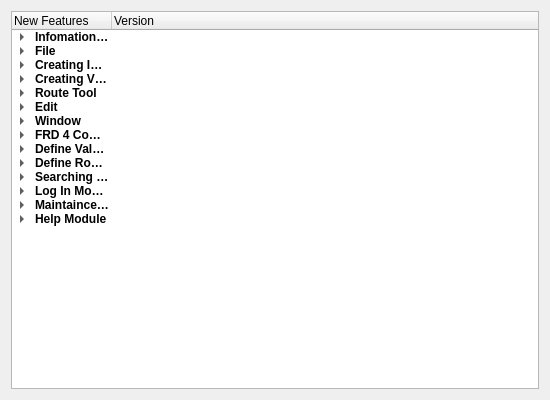
<?xml version="1.0" encoding="UTF-8"?>
<ui version="4.0">
 <class>New_Features</class>
 <widget class="QDialog" name="New_Features">
  <property name="geometry">
   <rect>
    <x>0</x>
    <y>0</y>
    <width>550</width>
    <height>400</height>
   </rect>
  </property>
  <property name="windowTitle">
   <string>New Features</string>
  </property>
  <layout class="QGridLayout" name="gridLayout">
   <item row="0" column="0">
    <widget class="QTreeWidget" name="treeWidget">
     <property name="locale">
      <locale language="English" country="UnitedKingdom"/>
     </property>
     <attribute name="headerHighlightSections">
      <bool>false</bool>
     </attribute>
     <column>
      <property name="text">
       <string>New Features</string>
      </property>
     </column>
     <column>
      <property name="text">
       <string>Version</string>
      </property>
     </column>
     <item>
      <property name="text">
       <string>Infomation Storage</string>
      </property>
      <property name="font">
       <font>
        <weight>75</weight>
        <bold>true</bold>
       </font>
      </property>
      <item>
       <property name="text">
        <string>.frd File</string>
       </property>
       <property name="font">
        <font>
         <underline>false</underline>
         <kerning>true</kerning>
        </font>
       </property>
       <property name="background">
        <brush brushstyle="NoBrush">
         <color alpha="255">
          <red>0</red>
          <green>0</green>
          <blue>0</blue>
         </color>
        </brush>
       </property>
       <property name="foreground">
        <brush brushstyle="NoBrush">
         <color alpha="255">
          <red>255</red>
          <green>0</green>
          <blue>0</blue>
         </color>
        </brush>
       </property>
       <property name="text">
        <string>5.0</string>
       </property>
       <property name="foreground">
        <brush brushstyle="NoBrush">
         <color alpha="255">
          <red>0</red>
          <green>0</green>
          <blue>0</blue>
         </color>
        </brush>
       </property>
      </item>
      <item>
       <property name="text">
        <string>Configuration Save</string>
       </property>
       <property name="foreground">
        <brush brushstyle="NoBrush">
         <color alpha="255">
          <red>255</red>
          <green>0</green>
          <blue>0</blue>
         </color>
        </brush>
       </property>
       <property name="text">
        <string>5.0</string>
       </property>
      </item>
     </item>
     <item>
      <property name="text">
       <string>File</string>
      </property>
      <property name="font">
       <font>
        <weight>75</weight>
        <bold>true</bold>
       </font>
      </property>
      <item>
       <property name="text">
        <string>Close</string>
       </property>
       <property name="foreground">
        <brush brushstyle="NoBrush">
         <color alpha="255">
          <red>255</red>
          <green>0</green>
          <blue>0</blue>
         </color>
        </brush>
       </property>
       <property name="text">
        <string>5.0</string>
       </property>
      </item>
      <item>
       <property name="text">
        <string>Safe Open</string>
       </property>
       <property name="foreground">
        <brush brushstyle="NoBrush">
         <color alpha="255">
          <red>255</red>
          <green>0</green>
          <blue>0</blue>
         </color>
        </brush>
       </property>
       <property name="text">
        <string>5.0</string>
       </property>
      </item>
     </item>
     <item>
      <property name="text">
       <string>Creating Images</string>
      </property>
      <property name="font">
       <font>
        <weight>75</weight>
        <bold>true</bold>
       </font>
      </property>
      <item>
       <property name="text">
        <string>Creating Images in Range</string>
       </property>
       <property name="foreground">
        <brush brushstyle="NoBrush">
         <color alpha="255">
          <red>255</red>
          <green>0</green>
          <blue>0</blue>
         </color>
        </brush>
       </property>
       <property name="text">
        <string>5.0</string>
       </property>
      </item>
     </item>
     <item>
      <property name="text">
       <string>Creating Videos</string>
      </property>
      <property name="font">
       <font>
        <weight>75</weight>
        <bold>true</bold>
       </font>
      </property>
      <item>
       <property name="text">
        <string>Directory Setting</string>
       </property>
       <property name="foreground">
        <brush brushstyle="NoBrush">
         <color alpha="255">
          <red>255</red>
          <green>0</green>
          <blue>0</blue>
         </color>
        </brush>
       </property>
       <property name="text">
        <string>5.0</string>
       </property>
      </item>
      <item>
       <property name="text">
        <string>Creation Result Check</string>
       </property>
       <property name="foreground">
        <brush brushstyle="NoBrush">
         <color alpha="255">
          <red>255</red>
          <green>0</green>
          <blue>0</blue>
         </color>
        </brush>
       </property>
       <property name="text">
        <string>5.0</string>
       </property>
      </item>
     </item>
     <item>
      <property name="text">
       <string>Route Tool</string>
      </property>
      <property name="font">
       <font>
        <weight>75</weight>
        <bold>true</bold>
       </font>
      </property>
      <item>
       <property name="text">
        <string>Drag Event</string>
       </property>
       <property name="text">
        <string>4.8</string>
       </property>
      </item>
      <item>
       <property name="text">
        <string>Mouse Event</string>
       </property>
       <property name="text">
        <string>4.8</string>
       </property>
      </item>
      <item>
       <property name="text">
        <string>Tool Bar</string>
       </property>
       <property name="font">
        <font>
         <weight>50</weight>
         <bold>false</bold>
        </font>
       </property>
       <property name="foreground">
        <brush brushstyle="NoBrush">
         <color alpha="255">
          <red>255</red>
          <green>0</green>
          <blue>0</blue>
         </color>
        </brush>
       </property>
       <property name="text">
        <string>5.0</string>
       </property>
      </item>
     </item>
     <item>
      <property name="text">
       <string>Edit</string>
      </property>
      <property name="font">
       <font>
        <weight>75</weight>
        <bold>true</bold>
       </font>
      </property>
      <item>
       <property name="text">
        <string>Redo and Undo</string>
       </property>
       <property name="foreground">
        <brush brushstyle="NoBrush">
         <color alpha="255">
          <red>255</red>
          <green>0</green>
          <blue>0</blue>
         </color>
        </brush>
       </property>
       <property name="text">
        <string>5.0</string>
       </property>
      </item>
      <item>
       <property name="text">
        <string>Improved Save Tip</string>
       </property>
       <property name="foreground">
        <brush brushstyle="NoBrush">
         <color alpha="255">
          <red>255</red>
          <green>0</green>
          <blue>0</blue>
         </color>
        </brush>
       </property>
       <property name="text">
        <string>5.0</string>
       </property>
      </item>
     </item>
     <item>
      <property name="text">
       <string>Window</string>
      </property>
      <property name="font">
       <font>
        <weight>75</weight>
        <bold>true</bold>
       </font>
      </property>
      <item>
       <property name="text">
        <string>Version Window</string>
       </property>
       <property name="foreground">
        <brush brushstyle="NoBrush">
         <color alpha="255">
          <red>255</red>
          <green>0</green>
          <blue>0</blue>
         </color>
        </brush>
       </property>
       <property name="text">
        <string>5.0</string>
       </property>
      </item>
      <item>
       <property name="text">
        <string>New Features Window</string>
       </property>
       <property name="foreground">
        <brush brushstyle="NoBrush">
         <color alpha="255">
          <red>255</red>
          <green>0</green>
          <blue>0</blue>
         </color>
        </brush>
       </property>
       <property name="text">
        <string>5.0</string>
       </property>
      </item>
      <item>
       <property name="text">
        <string>FRD 4 Help Window</string>
       </property>
       <property name="foreground">
        <brush brushstyle="NoBrush">
         <color alpha="255">
          <red>255</red>
          <green>0</green>
          <blue>0</blue>
         </color>
        </brush>
       </property>
       <property name="text">
        <string>5.0</string>
       </property>
      </item>
     </item>
     <item>
      <property name="text">
       <string>FRD 4 Compatibility</string>
      </property>
      <property name="font">
       <font>
        <weight>75</weight>
        <bold>true</bold>
       </font>
      </property>
      <property name="text">
       <string/>
      </property>
      <item>
       <property name="text">
        <string>Basic Function</string>
       </property>
       <property name="foreground">
        <brush brushstyle="NoBrush">
         <color alpha="255">
          <red>255</red>
          <green>0</green>
          <blue>0</blue>
         </color>
        </brush>
       </property>
       <property name="text">
        <string>5.0</string>
       </property>
      </item>
     </item>
     <item>
      <property name="text">
       <string>Define Value Module</string>
      </property>
      <property name="font">
       <font>
        <weight>75</weight>
        <bold>true</bold>
       </font>
      </property>
      <item>
       <property name="text">
        <string>Default Value</string>
       </property>
       <property name="foreground">
        <brush brushstyle="NoBrush">
         <color alpha="255">
          <red>255</red>
          <green>0</green>
          <blue>0</blue>
         </color>
        </brush>
       </property>
       <property name="text">
        <string>5.0</string>
       </property>
      </item>
      <item>
       <property name="text">
        <string>Clear Function</string>
       </property>
       <property name="foreground">
        <brush brushstyle="NoBrush">
         <color alpha="255">
          <red>255</red>
          <green>0</green>
          <blue>0</blue>
         </color>
        </brush>
       </property>
       <property name="text">
        <string>5.0</string>
       </property>
      </item>
     </item>
     <item>
      <property name="text">
       <string>Define Route Module</string>
      </property>
      <property name="font">
       <font>
        <weight>75</weight>
        <bold>true</bold>
       </font>
      </property>
      <item>
       <property name="text">
        <string>Sorting Enabled</string>
       </property>
       <property name="foreground">
        <brush brushstyle="NoBrush">
         <color alpha="255">
          <red>255</red>
          <green>0</green>
          <blue>0</blue>
         </color>
        </brush>
       </property>
       <property name="text">
        <string>5.0</string>
       </property>
      </item>
      <item>
       <property name="text">
        <string>Validity Check</string>
       </property>
       <property name="foreground">
        <brush brushstyle="NoBrush">
         <color alpha="255">
          <red>255</red>
          <green>0</green>
          <blue>0</blue>
         </color>
        </brush>
       </property>
       <property name="text">
        <string>5.0</string>
       </property>
      </item>
     </item>
     <item>
      <property name="text">
       <string>Searching Module</string>
      </property>
      <property name="font">
       <font>
        <weight>75</weight>
        <bold>true</bold>
       </font>
      </property>
      <item>
       <property name="text">
        <string>Search Function</string>
       </property>
       <property name="text">
        <string>4.8</string>
       </property>
      </item>
      <item>
       <property name="text">
        <string>Extended Search</string>
       </property>
       <property name="foreground">
        <brush brushstyle="NoBrush">
         <color alpha="255">
          <red>255</red>
          <green>0</green>
          <blue>0</blue>
         </color>
        </brush>
       </property>
       <property name="text">
        <string>5.0</string>
       </property>
      </item>
     </item>
     <item>
      <property name="text">
       <string>Log In Module</string>
      </property>
      <property name="font">
       <font>
        <weight>75</weight>
        <bold>true</bold>
       </font>
      </property>
      <item>
       <property name="text">
        <string>Main Window Login</string>
       </property>
       <property name="foreground">
        <brush brushstyle="NoBrush">
         <color alpha="255">
          <red>0</red>
          <green>0</green>
          <blue>0</blue>
         </color>
        </brush>
       </property>
       <property name="text">
        <string>4.8</string>
       </property>
      </item>
     </item>
     <item>
      <property name="text">
       <string>Maintaince Module</string>
      </property>
      <property name="font">
       <font>
        <weight>75</weight>
        <bold>true</bold>
       </font>
      </property>
      <item>
       <property name="text">
        <string>Check Update</string>
       </property>
       <property name="text">
        <string>4.8</string>
       </property>
      </item>
      <item>
       <property name="text">
        <string>GitHub Repository</string>
       </property>
       <property name="foreground">
        <brush brushstyle="NoBrush">
         <color alpha="255">
          <red>255</red>
          <green>0</green>
          <blue>0</blue>
         </color>
        </brush>
       </property>
       <property name="text">
        <string>5.0</string>
       </property>
      </item>
      <item>
       <property name="text">
        <string>New Features</string>
       </property>
       <property name="font">
        <font>
         <weight>50</weight>
         <bold>false</bold>
        </font>
       </property>
       <property name="foreground">
        <brush brushstyle="NoBrush">
         <color alpha="255">
          <red>255</red>
          <green>0</green>
          <blue>0</blue>
         </color>
        </brush>
       </property>
       <property name="text">
        <string>5.0</string>
       </property>
      </item>
      <item>
       <property name="text">
        <string>Report Bug</string>
       </property>
       <property name="foreground">
        <brush brushstyle="NoBrush">
         <color alpha="255">
          <red>255</red>
          <green>0</green>
          <blue>0</blue>
         </color>
        </brush>
       </property>
       <property name="text">
        <string>5.0</string>
       </property>
      </item>
     </item>
     <item>
      <property name="text">
       <string>Help Module</string>
      </property>
      <property name="font">
       <font>
        <weight>75</weight>
        <bold>true</bold>
       </font>
      </property>
      <item>
       <property name="text">
        <string>Sample Video</string>
       </property>
       <property name="foreground">
        <brush brushstyle="NoBrush">
         <color alpha="255">
          <red>255</red>
          <green>0</green>
          <blue>0</blue>
         </color>
        </brush>
       </property>
       <property name="text">
        <string>5.0</string>
       </property>
      </item>
     </item>
    </widget>
   </item>
  </layout>
 </widget>
 <resources/>
 <connections/>
</ui>
